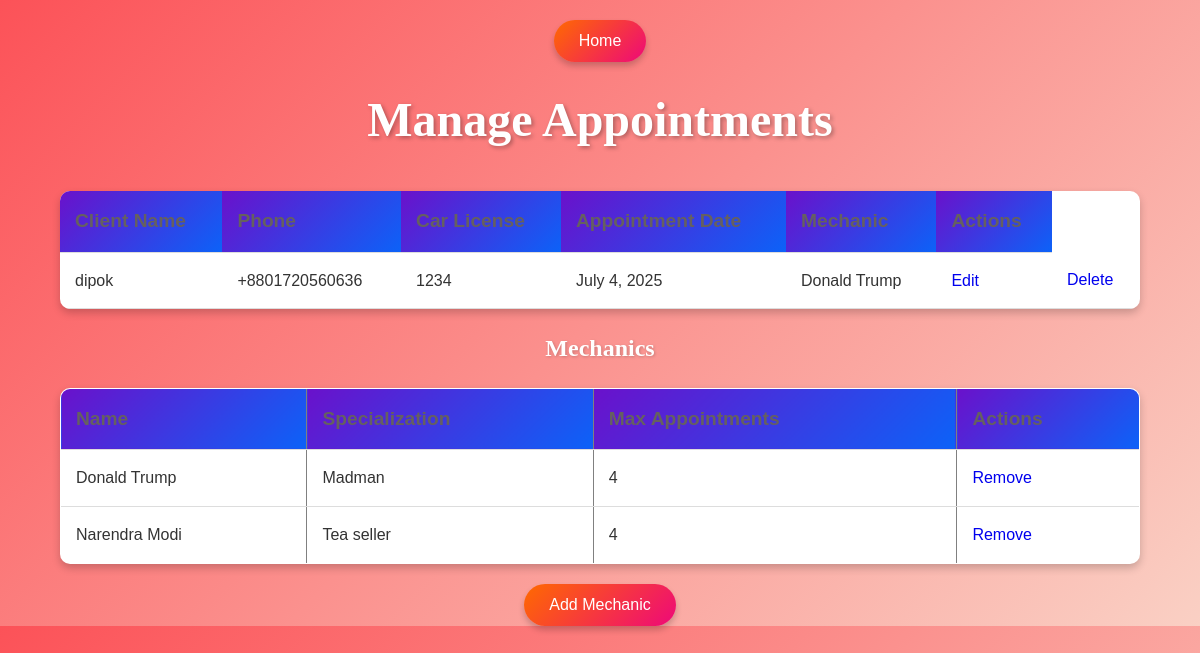
Page /admin123/ on the committed database.
### appointments/models.py (models this page shows, shortened)
class Appointment(models.Model):
    client = models.ForeignKey(Client, on_delete=models.CASCADE)
    mechanic = models.ForeignKey(Mechanic, on_delete=models.CASCADE)
    appointment_date = models.DateField()

class Client(models.Model):
    name = models.CharField(max_length=100)
    address = models.TextField()
    phone = models.CharField(max_length=15)
    car_license_number = models.CharField(max_length=50)
    car_engine_number = models.CharField(max_length=50)

class Mechanic(models.Model):
    name = models.CharField(max_length=100)
    specialization = models.CharField(max_length=100, blank=True, null=True)
    max_appointments = models.IntegerField(default=4)

### appointments/views.py (the view)
# urls.py: path('admin123/', views.admin_panel, name='admin_panel'),
def admin_panel(request):
    appointments = Appointment.objects.select_related('client', 'mechanic').all()
    mechanics = Mechanic.objects.all()
    return render(request, 'appointments/admin_panel.html', {
        'mechanics': mechanics,
        'appointments': appointments,
    })

### appointments/templates/appointments/admin_panel.html (shortened to what this page needs)
<!DOCTYPE html>
<html>
<head>
    {% load static %}
    <link rel="stylesheet" type="text/css" href="{% static 'appointments/css/styles.css' %}">
</head>
<body>
    <div style="text-align: center; margin-top: 20px;">
        <a href="{% url 'user_panel' %}">
            <button type="button">Home</button>
        </a>
    </div>
        <h1>Manage Appointments</h1>
        <table>
            <tr>
                <th>Client Name</th>
                <th>Phone</th>
                <th>Car License</th>
                <th>Appointment Date</th>
                <th>Mechanic</th>
                <th>Actions</th>
            </tr>
            {% for appointment in appointments %}
            <tr>
                <td>{{ appointment.client.name }}</td>
                <td>{{ appointment.client.phone }}</td>
                <td>{{ appointment.client.car_license_number }}</td>
                <td>{{ appointment.appointment_date }}</td>
                <td>{{ appointment.mechanic.name }}</td>
                <td><a href="{% url 'edit_appointment' appointment.pk %}">Edit</a></td>
                <td><a href="{% url 'delete_appointment' appointment.pk %}"onclick="return confirm('Are you sure you want to delete this appointment?');">Delete</a></td>
            </tr>
            {% endfor %}
        </table>
    <h2>Mechanics</h2>
    <table border="1">
        <tr>
            <th>Name</th>
            <th>Specialization</th>
            <th>Max Appointments</th>
            <th>Actions</th>
        </tr>
        {% for mechanic in mechanics %}
        <tr>
            <td>{{ mechanic.name }}</td>
            <td>{{ mechanic.specialization }}</td>
            <td>{{ mechanic.max_appointments }}</td>
            <td>
                <a href="{% url 'remove_mechanic' mechanic.pk %}">Remove</a>
            </td>
        </tr>
        {% endfor %}
    </table>
    <div style="text-align: center; margin-top: 20px;">
        <a href="{% url 'add_mechanic' %}">
            <button type="button">Add Mechanic</button>
        </a>
    </div>
    </body>
    </html>

### appointments/static/appointments/css/styles.css (style rules this page uses)
body { font-family: 'Poppins', sans-serif; background: linear-gradient(135deg, #fc5258, #fad0c4); margin: 0; padding: 0; color: #333; line-height: 1.6; }
h1 { font-family: 'Playfair Display', serif; color: #ffffff; margin-top: 20px; font-size: 3em; text-align: center; font-weight: bold; text-shadow: 2px 2px 4px rgba(0, 0, 0, 0.3); }
h2, h3, h4 { font-family: 'Roboto Slab', serif; color: #ffffff; text-align: center; margin-top: 10px; text-shadow: 1px 1px 3px rgba(0, 0, 0, 0.2); }
button { background: linear-gradient(135deg, #ff6a00, #ee0979); color: white; border: none; padding: 12px 25px; font-size: 1em; border-radius: 50px; cursor: pointer; transition: all 0.3s ease; box-shadow: 0 4px 6px rgba(0, 0, 0, 0.2); }
a { text-decoration: none; }
table { width: 90%; margin: 20px auto; border-collapse: collapse; background-color: #ffffff; box-shadow: 0 4px 8px rgba(0, 0, 0, 0.2); border-radius: 10px; overflow: hidden; }
th, td { padding: 15px; text-align: left; border-bottom: 1px solid #ddd; font-size: 1em; }
th { background: linear-gradient(135deg, #6a11cb, #0c62f8); color: rgb(102, 96, 96); font-size: 1.2em; }

### rows in the picture
Appointment: client.name "dipok", client.phone "+8801720560636", client.car_license_number "1234", appointment_date "July 4, 2025", mechanic.name "Donald Trump"
Mechanic: name "Donald Trump", specialization "Madman", max_appointments "4"
Mechanic: name "Narendra Modi", specialization "Tea seller", max_appointments "4"
